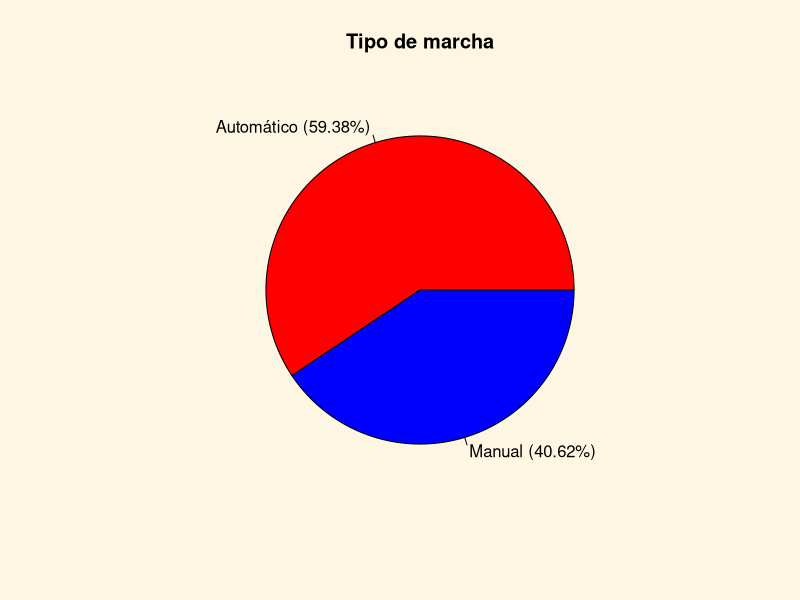
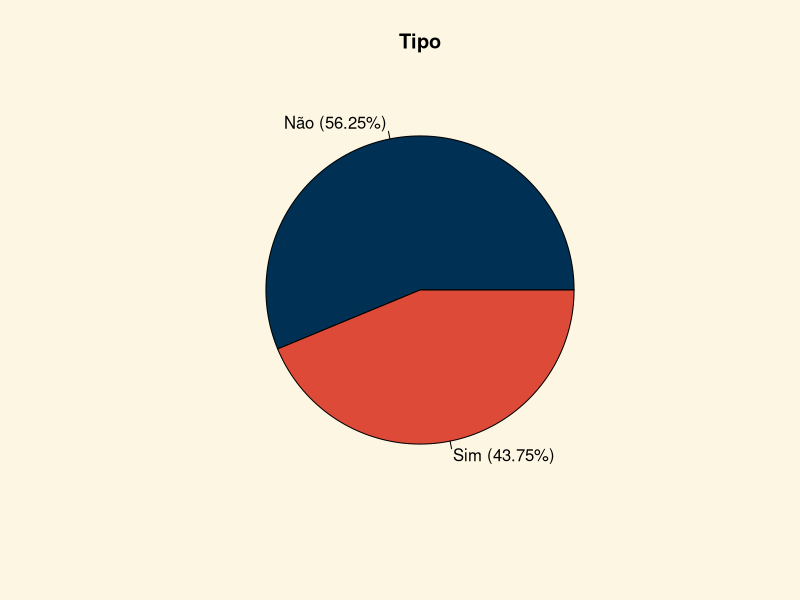
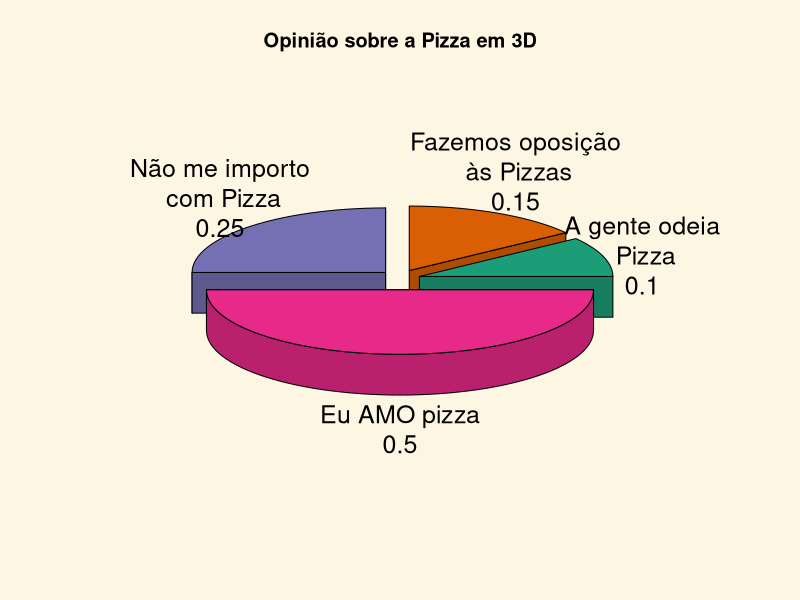
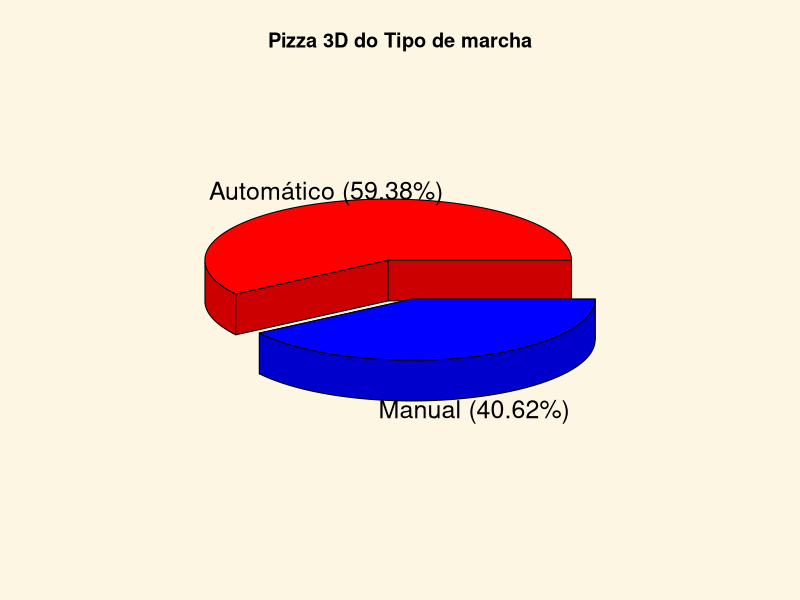
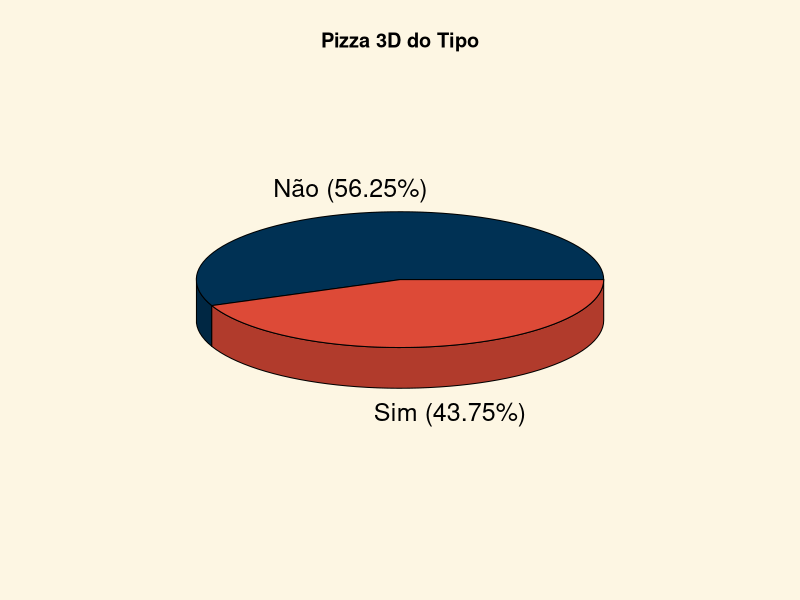
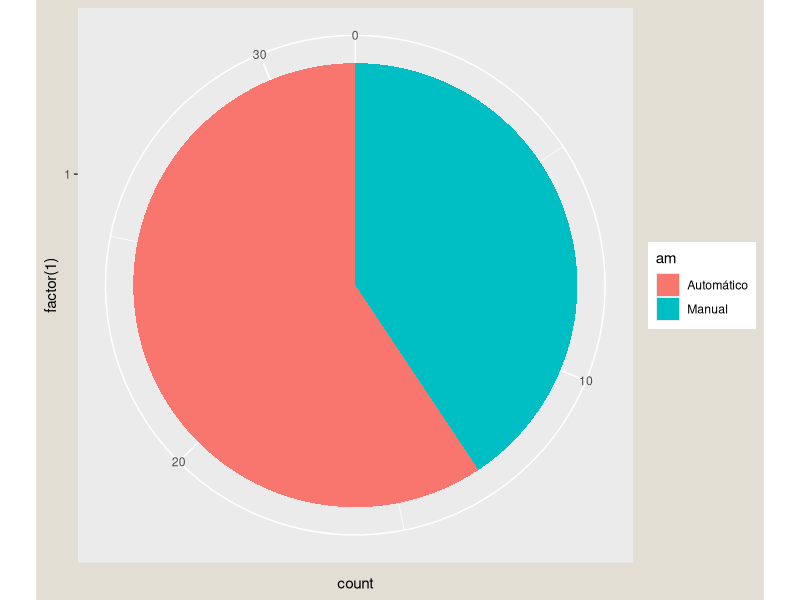
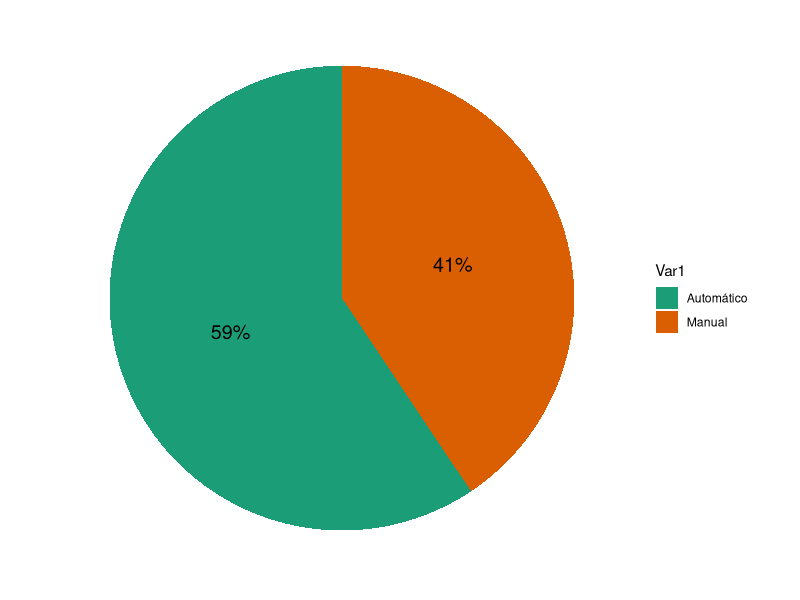
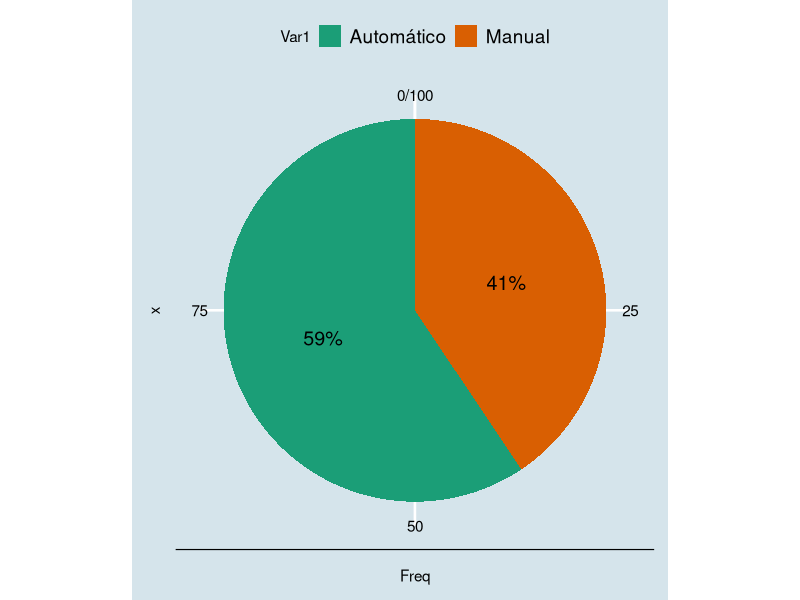

Recreate these plots in R, in order.
## ---- chunk 1
knitr::opts_chunk$set(echo = TRUE)
require(RcmdrMisc)
## ---- chunk 2
data(mtcars)
mtcars <- within(mtcars, {
  am <- factor(am, labels=c('Automático','Manual'))
})
mtcars <- within(mtcars, {
  vs <- factor(vs, labels=c('Não','Sim'))
})
par(bg="#fdf6e3") 

# Fonte: Apostila do Prof. Felipe Ribeiro
contagem = table(mtcars$am)
nomes = levels(mtcars$am)
porcent = round(contagem/sum(contagem)*100,2)
rotulo=paste(nomes," (",porcent,"%",")",sep="")
pie(table(mtcars$am),labels=rotulo, main="Tipo de marcha", col=c("red","blue"))

contagem2 = table(mtcars$vs)
nomes2 = levels(mtcars$vs)
porcent2 = round(contagem2/sum(contagem2)*100,2)
rotulo2=paste(nomes2," (",porcent2,"%",")",sep="")
pie(table(mtcars$vs),labels=rotulo2, main="Tipo", col=c("#003154","#dd4a37"))
## ---- chunk 3
library(RColorBrewer)
par(bg="#fdf6e3") 
#display.brewer.all()
COR<-brewer.pal(4,"Dark2")
#COR

library(plotrix)
pieval<-c(0.1,0.15,0.25,0.5)
pielabels<-
  c("A gente odeia\n Pizza","Fazemos oposição\n às Pizzas","Não me importo\n com Pizza","Eu AMO pizza")
pielabels2=paste(pielabels,"\n",pieval,sep="")
pie3D(pieval,radius=0.95,labels=pielabels2,explode=0.1,main="Opinião sobre a Pizza em 3D",
  col=COR)

pie3D(table(mtcars$am),labels=rotulo,radius=0.9,explode=0.2, main="Pizza 3D do Tipo de marcha", col=c("red","blue"))

pie3D(table(mtcars$vs),labels=rotulo2, main="Pizza 3D do Tipo", col=c("#003154","#dd4a37"))
## ---- chunk 4

library(ggplot2)
pizza<-ggplot(mtcars, aes(x=factor(1), fill=am))+
  geom_bar(width = 1)+
  coord_polar("y")
pizza+ theme(plot.background = element_rect(fill = "#e2ded3", colour = "#e2ded3"))
## ---- chunk 5
dados = data.frame(round(contagem/sum(contagem)*100,2))
dados <- within(dados, {
  Var1 <- factor(Var1, labels=c('Automático','Manual'))
})
attach(dados)
dados <- dados[order(Freq),] 
detach(dados)
blank_theme <- theme_minimal()+
  theme(
  axis.title.x = element_blank(),
  axis.title.y = element_blank(),
  panel.border = element_blank(),
  panel.grid=element_blank(),
  axis.ticks = element_blank(),
  plot.title=element_text(size=14, face="bold")
  )


library(scales)
pizza<-ggplot(dados, aes(x="", y=Freq, fill=Var1))+
  geom_bar(width = 1, stat = "identity")+
  coord_polar("y")

pizza + scale_fill_brewer(palette="Dark2") +  blank_theme +
  theme(axis.text.x=element_blank()) +
  geom_text(aes(y = Freq/2 + c(0, cumsum(Freq)[-length(Freq)]), 
            label = percent(Freq/100)), data = dados, size=5)

library("ggthemes")
pizza+ scale_fill_brewer(palette="Dark2") +  theme_economist() +
  geom_text(aes(y = Freq/2 + c(0, cumsum(Freq)[-length(Freq)]), 
                label = percent(Freq/100)), size=5)
  
